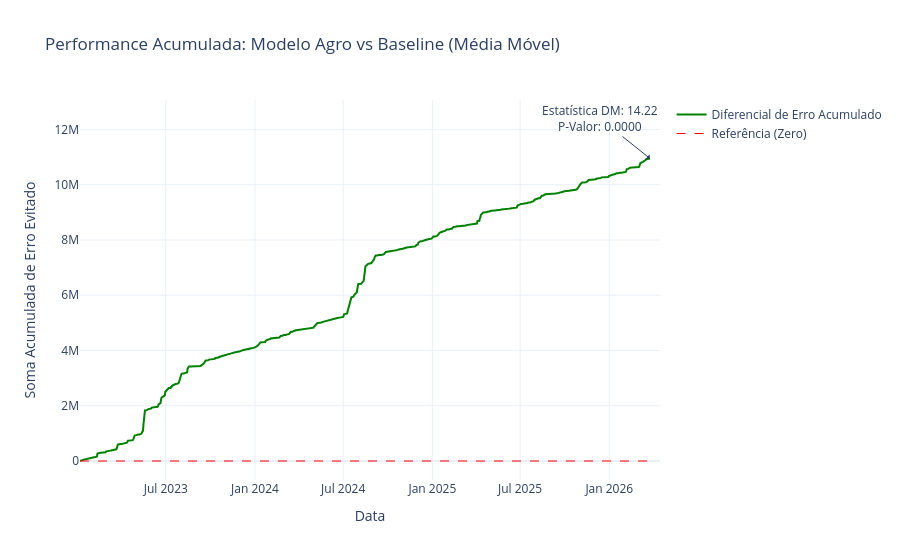

Notebook code cell kept with this figure:
### Markdown cell above
# ---/Grafico dinâmico

### Code cell
import plotly.graph_objects as go

# Preparação dos dados
# d_acumulado seria a soma acumulada da diferença de erro (erro_baseline - erro_modelo)
d_acumulado = ((df_final['baseline_media_movel'] - df_final['close_price'])**2 - \
               (df_final['close_price'] - y_pred)**2).cumsum()

# Criação da Figura
fig = go.Figure()

# Adiciona a linha de performance
fig.add_trace(go.Scatter(
    x=df_final['record_date'], 
    y=d_acumulado,
    mode='lines',
    name='Diferencial de Erro Acumulado',
    line=dict(color='green', width=2)
))

# Adiciona a linha de base (zero) para referência
fig.add_trace(go.Scatter(
    x=df_final['record_date'],
    y=[0] * len(df_final),
    mode='lines',
    name='Referência (Zero)',
    line=dict(color='red', width=1, dash='dash')
))

# Configuração do Layout e Comentários
fig.update_layout(
    title='Performance Acumulada: Modelo Agro vs Baseline (Média Móvel)',
    xaxis_title='Data',
    yaxis_title='Soma Acumulada de Erro Evitado',
    template='plotly_white',
    hovermode='x unified',
    annotations=[
        dict(
            x=df_final['record_date'].iloc[-1],
            y=d_acumulado.iloc[-1],
            text=f"Estatística DM: 14.22<br>P-Valor: 0.0000",
            showarrow=True,
            arrowhead=1,
            ax=-50,
            ay=-40
        )
    ]
)

fig.show()

### Figure 1 — Plotly figure (JSON) as saved in the notebook; plotly's stock layout.template omitted (floating-point values rounded to 4 significant figures; data arrays with more than 128 entries replaced by an {"elided": "..."} marker saying what was removed)
{"data": [{"line": {"color": "green", "width": 2}, "mode": "lines", "name": "Diferencial de Erro Acumulado", "type": "scatter", "x": {"elided": "805 str values"}, "y": {"elided": "805 float values"}}, {"line": {"color": "red", "dash": "dash", "width": 1}, "mode": "lines", "name": "Referência (Zero)", "type": "scatter", "x": {"elided": "805 str values"}, "y": {"elided": "805 int values"}}], "layout": {"annotations": [{"arrowhead": 1, "ax": -50, "ay": -40, "showarrow": true, "text": "Estatística DM: 14.22<br>P-Valor: 0.0000", "x": "2026-03-26", "y": 10950000.0}], "hovermode": "x unified", "title": {"text": "Performance Acumulada: Modelo Agro vs Baseline (Média Móvel)"}, "xaxis": {"title": {"text": "Data"}}, "yaxis": {"title": {"text": "Soma Acumulada de Erro Evitado"}}}}
